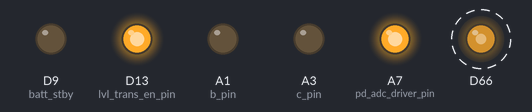
The sketch below on a simulated Arduino Due. On the bench: output pins drawn as LEDs (lit = HIGH). Dashed ring = blinking. Pins used as bus, display or sensor lines are not drawn.

Above: at 0.05 s.
Timing chart, 0 to 3.0 s (numbered marks = the images above):
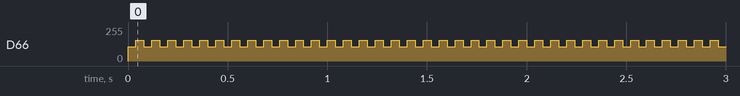

Measured:
- by itself, D66: alternates 156/255 for 0.04 s and 106/255 for 0.04 s

The sketch:

pre_adc_voltage_processing_testing_code.ino
```cpp
#include <Wire.h>
#include <Adafruit_ADS1X15.h>

//Adafruit_ADS1015 ads1015;  	// Construct an ads1015
//Adafruit_ADS1115 ads1115;	// Construct an ads1115

#define mux_enb_pin  11
#define lvl_trans_en_pin 13
#define a_pin A2
#define b_pin A1
#define c_pin A3
#define pd_adc_driver_pin A7
#define batt_stby 9


int i = 1;
int value = 0;


void setup() {
  // put your setup code here, to run once:


pinMode(batt_stby, OUTPUT);
pinMode(mux_enb_pin, OUTPUT);
pinMode(lvl_trans_en_pin, OUTPUT);
pinMode(a_pin, INPUT);
pinMode(b_pin, OUTPUT);
pinMode(c_pin, OUTPUT);
pinMode(pd_adc_driver_pin, OUTPUT);
pinMode(DAC0, OUTPUT);

digitalWrite(lvl_trans_en_pin, HIGH);
digitalWrite(mux_enb_pin, HIGH);


digitalWrite(a_pin, LOW);
digitalWrite(b_pin, LOW);
digitalWrite(c_pin, LOW);
digitalWrite(pd_adc_driver_pin, HIGH);
digitalWrite(batt_stby, LOW);

analogWriteResolution(10);


//Serial.begin(9600);
//Serial.println("Hello!");

//Serial.println("Getting single-ended readings from AIN0..3");
//Serial.println("ADC Range: +/- 6.144V (1 bit = 3mV)");
//ads1015.begin();


}

void loop() {
  // put your main code here, to run repeatedly:

//int16_t adc0, adc1, adc2, adc3;

analogWrite(DAC0, 426);
delay(40);
analogWrite(DAC0, 626);
delay(40);

//adc0 = ads1015.readADC_SingleEnded(0);

//Serial.print("AIN0: "); Serial.println(adc0);

//delay(1000);


}
```
